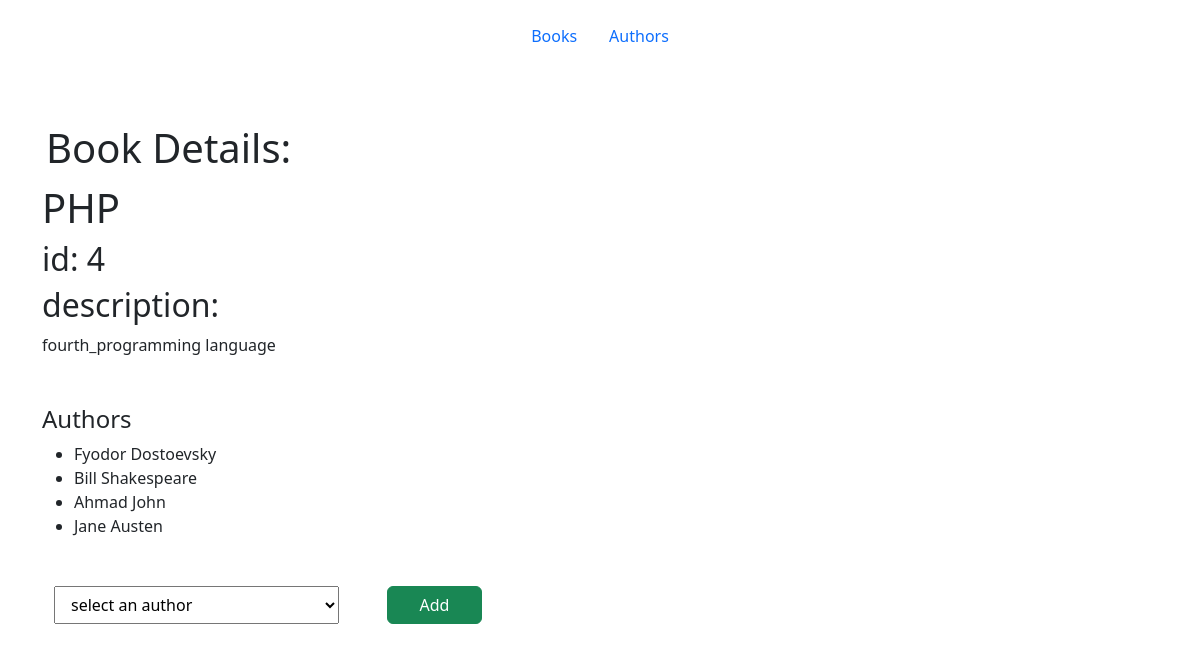
Page /show_book/4 on the committed database.
### books_authors_app/models.py (models this page shows)
class Book(models.Model):
    title = models.CharField(max_length=255)
    desc = models.TextField()
    created_at = models.DateTimeField(auto_now_add=True)
    updated_at = models.DateTimeField(auto_now=True)

class Author(models.Model):
    first_name = models.CharField(max_length=255)
    last_name = models.CharField(max_length=255)
    notes = models.TextField(default="")
    books = models.ManyToManyField(Book, related_name="authors")
    created_at = models.DateTimeField(auto_now_add=True)
    updated_at = models.DateTimeField(auto_now=True)

### books_authors_app/views.py (the view)
# urls.py: path('show_book/<int:id>', views.view_book),
def view_book(request, id):
    book = Book.objects.get(id=id)
    authors = Author.objects.exclude(books__id=id)
    context = {
        'book': book,
        'author': authors
    }
    return render(request, 'book_details.html', context)

### books_authors_app/templates/book_details.html (shortened to what this page needs)
<!DOCTYPE html>
<html lang="en">
  <head>
    <link
      href="https://cdn.jsdelivr.net/npm/bootstrap@5.2.0-beta1/dist/css/bootstrap.min.css"
      rel="stylesheet"
    />
  </head>
  <body>
      <ul class="nav justify-content-center p-3 ">
        <li class="nav-item">
          <a class="nav-link active" href="/">Books</a>
        </li>
        <li class="nav-item">
          <a class="nav-link" href="/authors">Authors</a>
        </li>
      </ul>
    <div class="container mx-auto mt-5">
        <h1 class="p-1"> Book Details:</h1>
        <h1> {{book.title}} </h1>
        <h2>id: <span>{{book.id}}</span></h2>
        <h2>description:</h2>
        <p>{{book.desc}}</p>
    </div>
    <div class="container">
        <div class="mt-5">
            <h4>Authors</h4>
            {% if book.authors.all %}
            <ul>
                {% for author in book.authors.all %}
                <li>{{author.first_name}} {{author.last_name}}</li>
                {% endfor %}
            </ul>
            {% else %}
      <p>This book is not owned by any author</p>
      {% endif %}
            <form action="/books/{{book.id}}/assign" method="post" class="row mt-5">
                <select name="author_id"  class="col-3 ms-4 me-5">
                    <option disabled value="0" selected>select an author</option>
                </select>
                <button type="submit" class="btn btn-success col-1">Add</button>
            </form>
        </div>
    </div>
</body>
</html>

### rows in the picture
Book: title "PHP", id "4", desc "fourth_programming language"
Author: first_name "Fyodor", last_name "Dostoevsky"
Author: first_name "Bill", last_name "Shakespeare"
Author: first_name "Ahmad", last_name "John"
Author: first_name "Jane", last_name "Austen"
